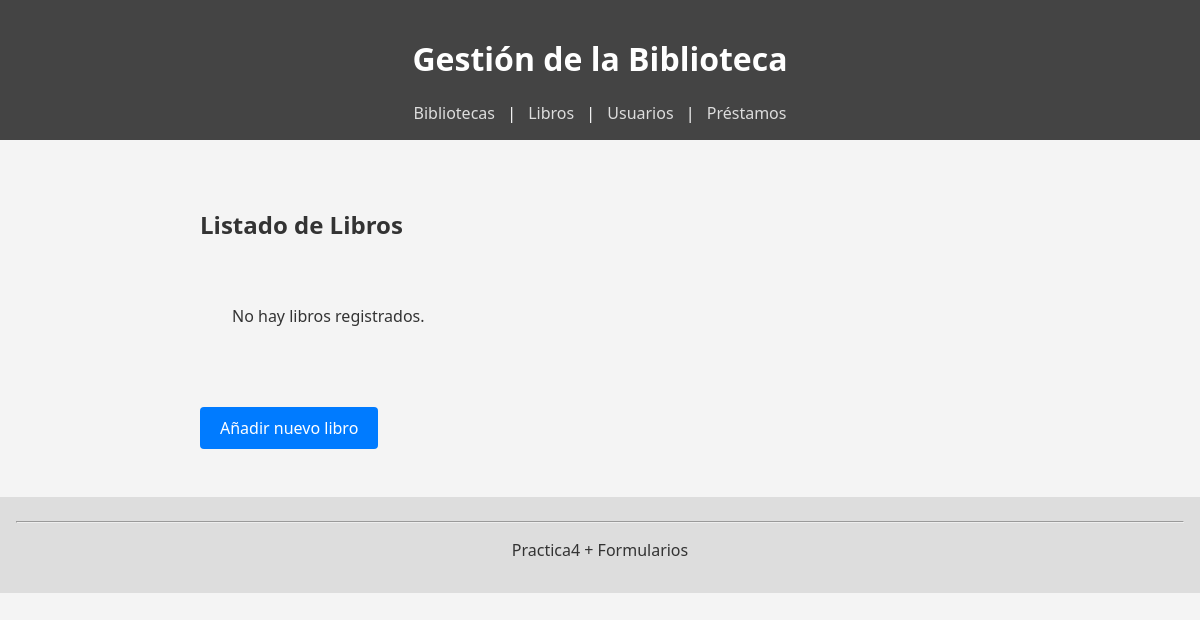
The app's page /practica4Formularios/libros/, older data.
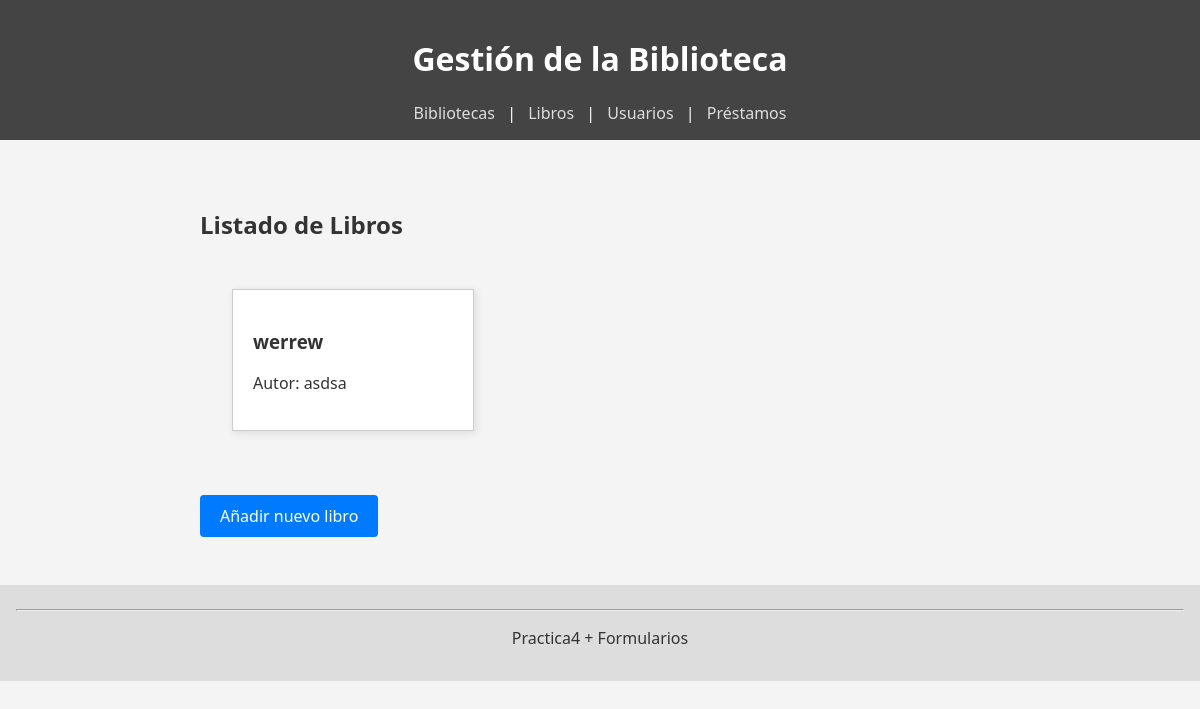
The same page, newer data.
### practica4Formularios/models.py (models this page shows, shortened)
class Libro(models.Model):
    titulo = models.CharField(max_length=100)
    autor = models.CharField(max_length=100)
    biblioteca = models.ForeignKey(Biblioteca, on_delete=models.CASCADE, related_name='libros')

### practica4Formularios/views.py (the view)
# urls.py: path('libros/', views.lista_libros, name='lista_libros'),
def lista_libros(request):
    libros = Libro.objects.all()
    return render(request, 'libros.html', {'libros': libros})

### practica4Formularios/templates/libros.html (shortened to what this page needs)
{% extends "base.html" %}
{% block content %}
    <h2>Listado de Libros</h2>
    <div class="box-container">
        {% for libro in libros %}
            <a href="{% url 'detalle_libro' libro.id %}" class="box">
                <h3>{{ libro.titulo }}</h3>
                <p>Autor: {{ libro.autor }}</p>
            </a>
        {% empty %}
            <p>No hay libros registrados.</p>
        {% endfor %}
    </div>
    <a href="{% url 'nuevo_libro' %}" class="btn-add">Añadir nuevo libro</a>
{% endblock %}

Row changes from the older to the newer data that the page shows:
added Libro: titulo "werrew", autor "asdsa"
Text that changed along with them:
text no longer shown: "No hay libros registrados."
